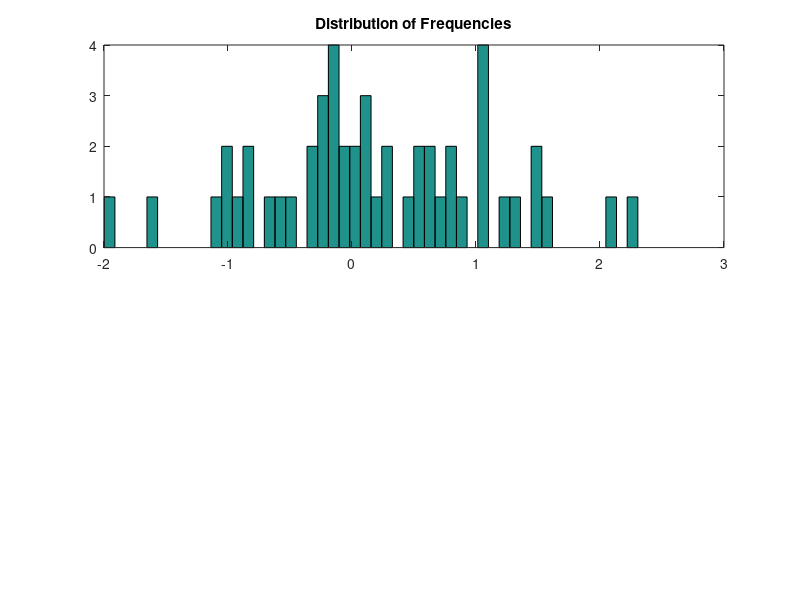

Recreate this plot in MATLAB. (Note: this script raises an error after producing the figure.)
clc, clf, clear, close all
 
% Numerical simulation for the Kuramoto model:
  
N=50;   % number of node.
K=1;    % Coupling strength.
h=0.1;
iter=500;
t=0:h:h*iter;
theta=zeros(N,iter);
theta(:,1)=2*pi*rand(N,1);
figure;
subplot(2,1,1)
Omega= randn(1,50);
Omega = Omega';
hist(Omega,50);
title('Distribution of Frequencies');

for j=1:iter
 
k1=kuramoto(theta(:,j),K,N,Omega);
theta(:, j+1)=theta(:,j)+(h/6)*(k1+2);%*k2+2*k3+k4);
x=cos(theta(:,j));
y=sin(theta(:,j));
s=linspace(0,2*pi,100);
cx=cos(s);
cy=sin(s);
subplot(2,1,2)
plot(x,y,'o',cx,cy)
axis([-1 1 -1 1])
axis square
 
drawnow
 
end
title('Phase')